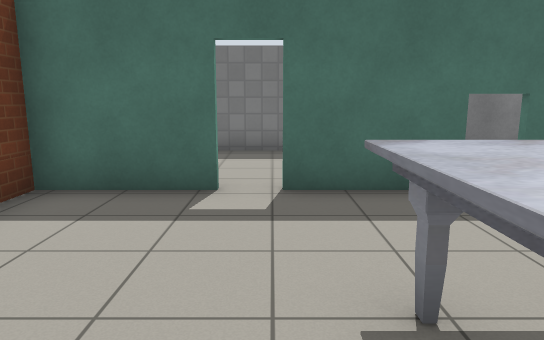
view 1 (above)

24 first-person views from a walk through a Gazebo world. The camera is 1.2 m above the floor, tilts 10° down and sees 70° across. The floor is counted in squares, 1 m on a side. Each view is taken from the middle of a square. On the plan, view 1 faces up. The plan holds only what a view shows up to about 15 squares ahead; the rest is blank. Gazebo's built-in surfaces are drawn with simple patterns.

view 2
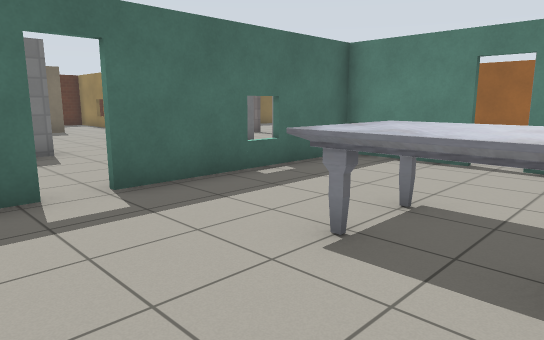

view 3
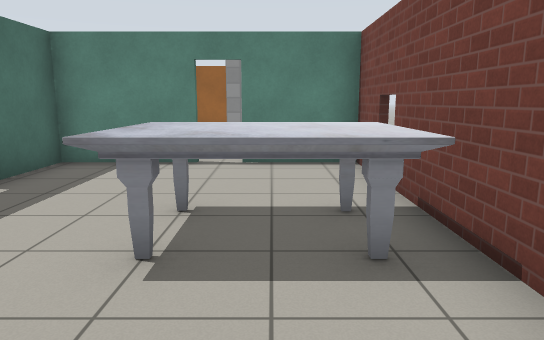

view 4
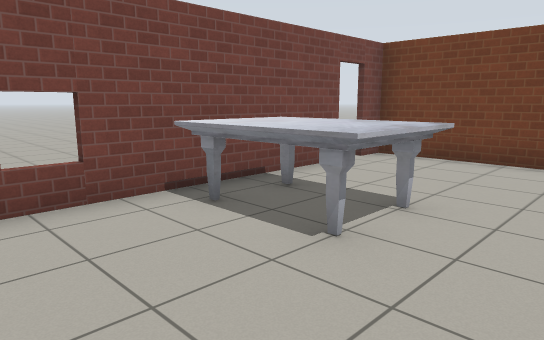

view 5
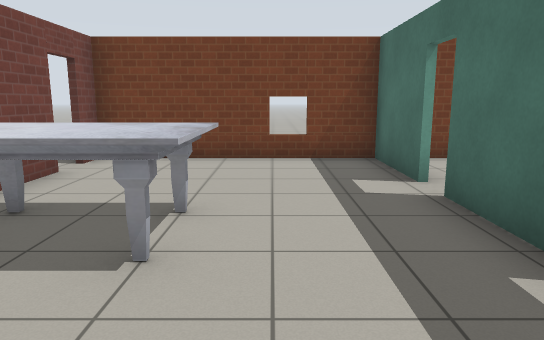

view 6
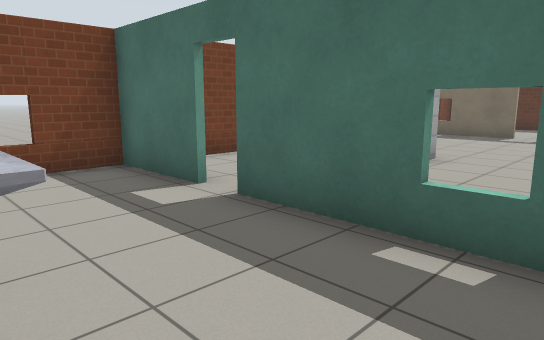

view 7
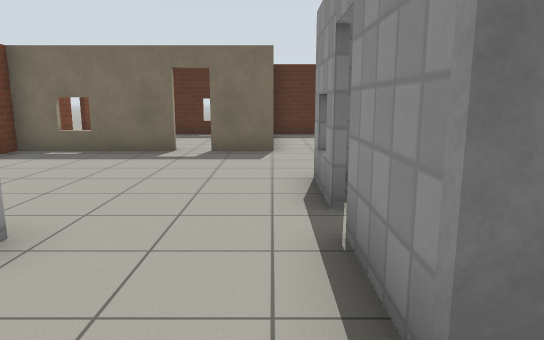

view 8
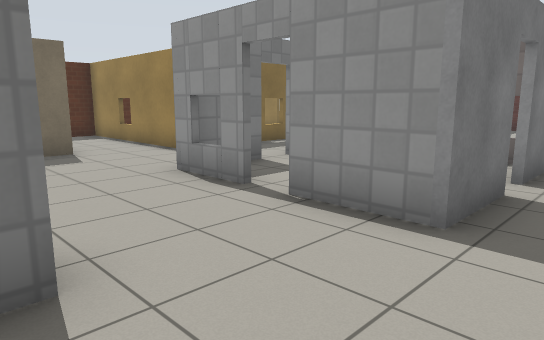

view 9
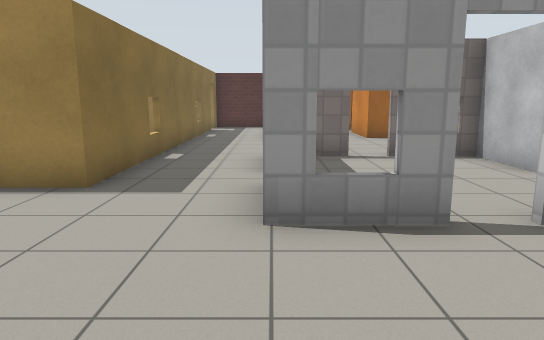

view 10
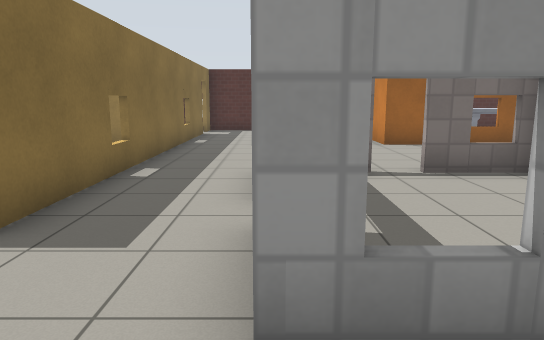

view 11
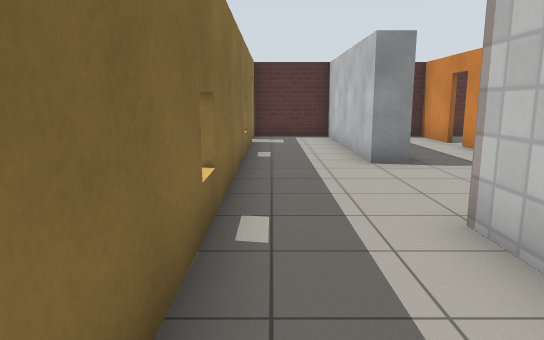

view 12
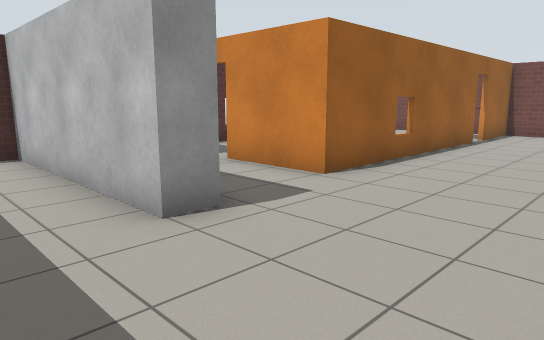

view 13
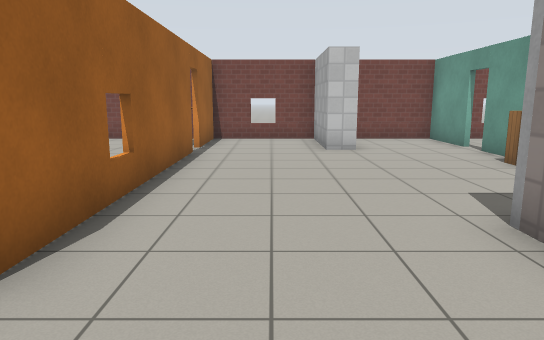

view 14
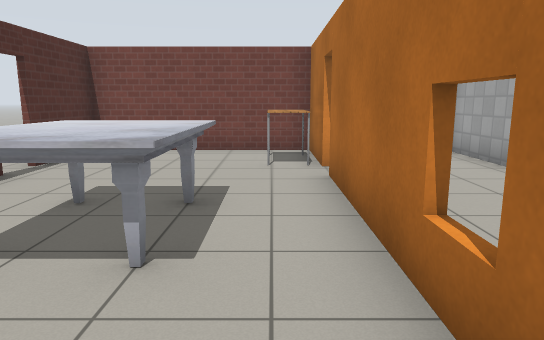

view 15
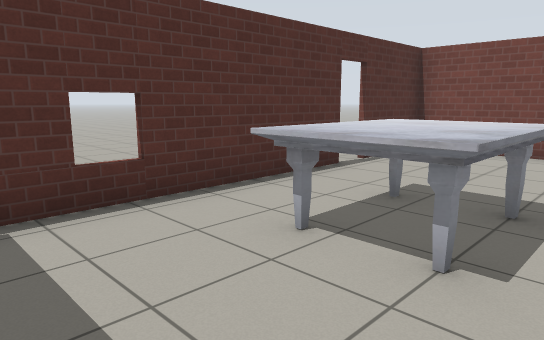

view 16
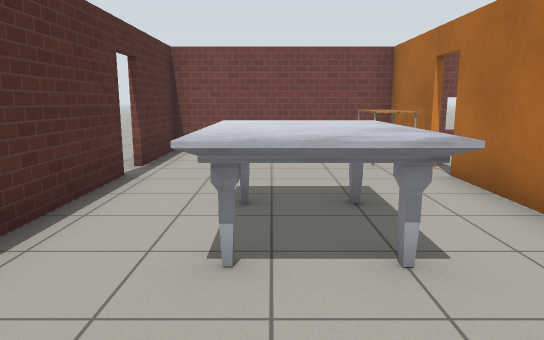

view 17
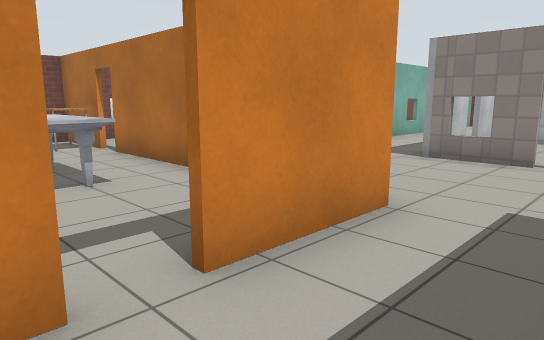

view 18
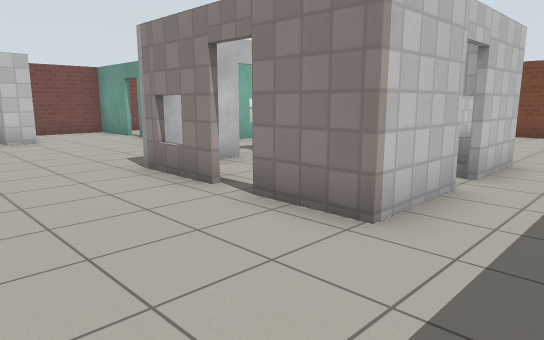

view 19
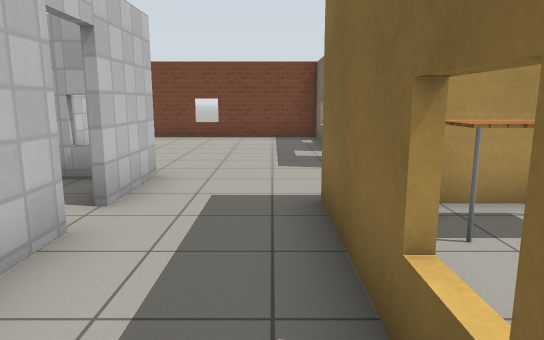

view 20
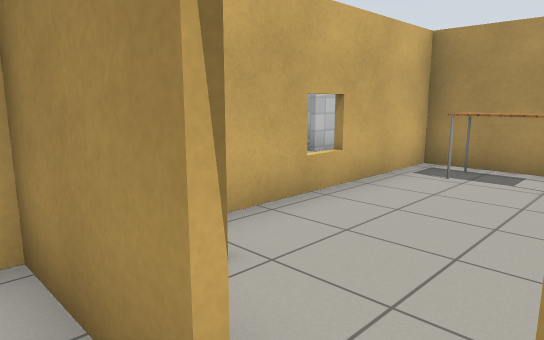

view 21
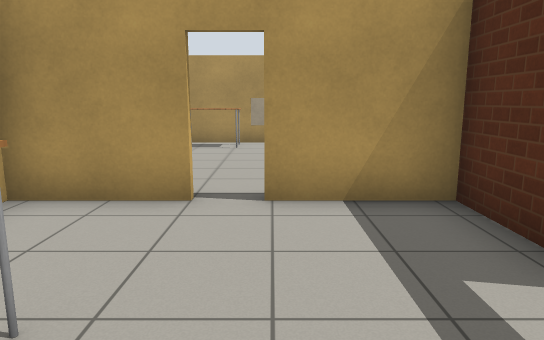

view 22
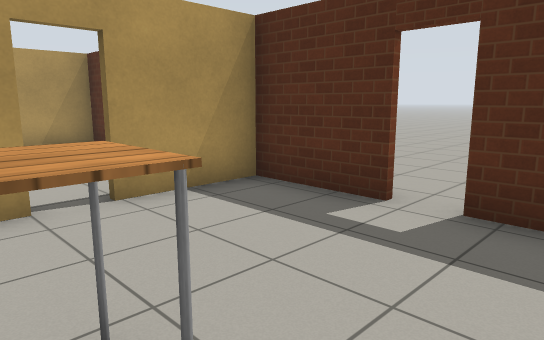

view 23
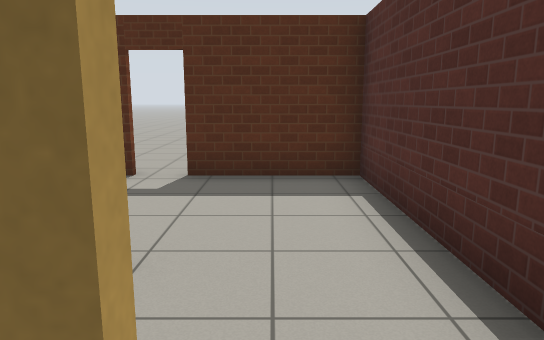

view 24
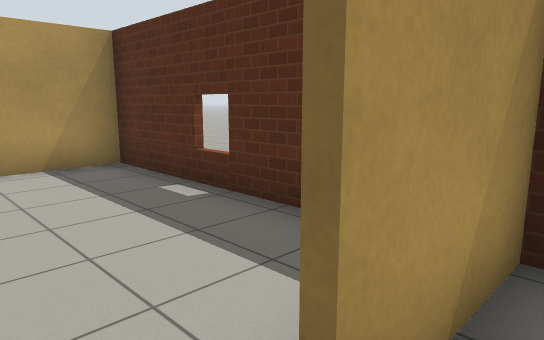

### Floor plan
Points are (right, up) in squares from view 1. A wall is a line through its corners. A room is listed if a view was taken in it or the views show most of it. See-through windows are left out.
Room 1 (views 1, 2, 3, 4, 5, 6)
walls: (-0.6, 5.2) (-3.3, 5.2) (-3.3, -0.7); (-1.6, -0.7) (6.1, -0.7); (5.7, 2.4) (5.7, 4.5); (5.7, -0.8) (5.7, 1.6); (5.5, 5.2) (0.1, 5.2)
ways out: open door at (-0.5, 5) to room 2; open door at (6, 2) to room 3; open door at (-2, -1)
objects: marble table (1, 0) to (2, 2)
Room 2 (views 7, 8, 9, 10, 11, 12, 19)
walls: (3.7, 11.2) (3.7, 13.1) (5.8, 13.1); (0, 10.4) (0.8, 10.4); (0.8, 9.5) (-1.4, 9.5); (3.1, 16.5) (1.5, 16.5); (6.5, 13.1) (8.7, 13.1); (0.6, 16.5) (-3.3, 16.5) (-3.3, 11); (-2.6, 10.4) (-1.4, 10.4); (5.6, 8.3) (3.7, 8.3) (3.7, 10.4); (-3.3, 8.1) (-3.3, 6.4); (2, 5.4) (4.5, 5.4); (5.5, 17.6) (5.5, 15.8) (6.5, 15.8); (3, 18.8) (3, 18.2); (10.6, 15.6) (5.4, 15.6) (5.4, 21.3) (3, 21.3)
ways out: open door at (-0.5, 5) to room 1; opening at (6.3, 6) to room 3; opening at (10, 14.5) to room 3; open door at (4, 11) to room 7; open door at (6, 8) to room 7; open door at (6, 13) to room 7; open door at (1, 17)
objects: cabinet (6, 5)
Room 3 (views 13, 17, 18, 23)
walls: (7.9, 8.3) (6.5, 8.3); (8.7, 10.5) (8.7, 8.2); (12.5, 12.3) (12.5, 13.1) (18.4, 13.1) (18.4, 15.6); (8.7, 13.1) (8.7, 11.2); (16.4, 9.8) (18.4, 9.8); (12.9, 2.6) (12.9, 9.8) (15.6, 9.8); (8.9, 1.8) (8.9, 2.3) (9.6, 2.3) (9.6, -0.7) (13, -0.7); (5.8, 4) (5.8, 2.4); (5.8, 1.6) (5.8, -0.8); (12.9, -0.8) (12.9, 1.9); (16.8, 15.6) (10.6, 15.6); (6.1, -0.7) (8.3, -0.7)
ways out: open door at (6, 2) to room 1; opening at (6.3, 6) to room 2; opening at (10, 14.5) to room 2; open door at (13, 2.5) to room 4; open door at (16, 10) to room 4; open door at (17, 16) to room 5; open door at (9, 11) to room 7
Room 4 (views 14, 15, 16)
walls: (13.1, 7.9) (13.1, 2.6); (13.1, 1.9) (13.1, -0.8); (18.4, 2.6) (18.4, 8.8); (13, -0.7) (18.4, -0.7) (18.4, 1.9)
ways out: open door at (13, 2.5) to room 3; open door at (16, 10) to room 3; open door at (18.3, 2.3)
objects: table (14, 0) to (14, 1); marble table (15, 4) to (16, 6)
Room 5 (views 20, 21, 22, 24)
walls: (14.7, 21.3) (12.4, 21.3) (12.4, 18.9); (12.4, 18.1) (12.4, 15.8); (18.4, 16.9) (18.4, 21.3) (15.5, 21.3)
ways out: open door at (17, 16) to room 3; open door at (12, 18.5) to room 6; open door at (15, 21)
objects: table (15, 17) to (16, 17)
Room 6 (no view inside)
walls: (6.5, 15.8) (10.5, 15.8); (12.2, 16.6) (12.2, 17.2); (10.2, 21.3) (5.5, 21.3) (5.5, 17.6)
ways out: open door at (12, 18.5) to room 5
objects: table (6, 17) to (7, 18)
Room 7 (no view inside)
walls: (5.8, 12.9) (4, 12.9); (8.5, 11.2) (8.5, 12.1); (6.4, 8.5) (8.5, 8.5) (8.5, 10.5); (3.8, 12.4) (3.8, 11.2); (4.4, 8.5) (5.6, 8.5)
ways out: open door at (4, 11) to room 2; open door at (6, 8) to room 2; open door at (6, 13) to room 2; open door at (9, 11) to room 3

Where each view was taken, in squares from view 1:
view 1: 0 up, 0 right, facing up
view 2: 0 up, 2 left, facing up-right
view 3: 1 up, 2 left, facing right
view 4: 4 up, 5 right, facing down-left
view 5: 3 up, 5 right, facing left
view 6: 2 up, 4 right, facing up-left
view 7: 7 up, 3 right, facing up
view 8: 7 up, 0 right, facing up-right
view 9: 13 up, 0 right, facing right
view 10: 13 up, 2 right, facing right
view 11: 15 up, 5 right, facing right
view 12: 15 up, 9 right, facing down-right
view 13: 12 up, 11 right, facing down
view 14: 9 up, 14 right, facing down
view 15: 9 up, 14 right, facing down-right
view 16: 9 up, 16 right, facing down
view 17: 12 up, 17 right, facing down-left
view 18: 15 up, 12 right, facing down-left
view 19: 15 up, 10 right, facing left
view 20: 19 up, 13 right, facing down-left
view 21: 19 up, 17 right, facing left
view 22: 17 up, 17 right, facing up-left
view 23: 15 up, 17 right, facing up
view 24: 18 up, 13 right, facing up-left
